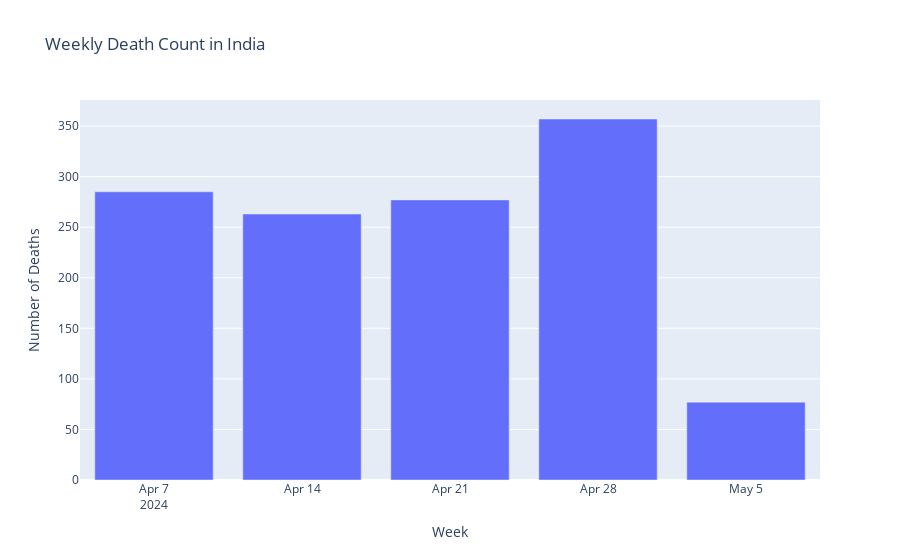

Write notebook code for a chart like this one.
### Code cell
# --- 5. Visualization 2: Bar chart for deaths per week ---
daily.set_index("Date_reported", inplace=True)
weekly_deaths = daily["New_deaths"].resample("W").sum().reset_index()

fig2 = px.bar(
    weekly_deaths,
    x="Date_reported",
    y="New_deaths",
    title=f"Weekly Death Count in {country}",
    labels={"Date_reported": "Week", "New_deaths": "Number of Deaths"}
)
fig2.update_layout(legend_title_text='Legend')
fig2.show()

### Figure 1 — Plotly figure (JSON) as saved in the notebook; plotly's stock layout.template omitted (floating-point values rounded to 4 significant figures)
{"data": [{"hovertemplate": "Week=%{x}<br>Number of Deaths=%{y}<extra></extra>", "legendgroup": "", "marker": {"color": "#636efa", "pattern": {"shape": ""}}, "name": "", "orientation": "v", "showlegend": false, "textposition": "auto", "type": "bar", "x": ["2024-04-07T00:00:00", "2024-04-14T00:00:00", "2024-04-21T00:00:00", "2024-04-28T00:00:00", "2024-05-05T00:00:00"], "xaxis": "x", "y": [285, 263, 277, 357, 77], "yaxis": "y"}], "layout": {"autosize": true, "barmode": "relative", "legend": {"title": {"text": "Legend"}, "tracegroupgap": 0}, "title": {"text": "Weekly Death Count in India"}, "xaxis": {"anchor": "y", "autorange": true, "domain": [0, 1], "range": ["2024-04-03 12:00", "2024-05-08 12:00"], "title": {"text": "Week"}, "type": "date"}, "yaxis": {"anchor": "x", "autorange": true, "domain": [0, 1], "range": [0, 375.8], "title": {"text": "Number of Deaths"}, "type": "linear"}}}
